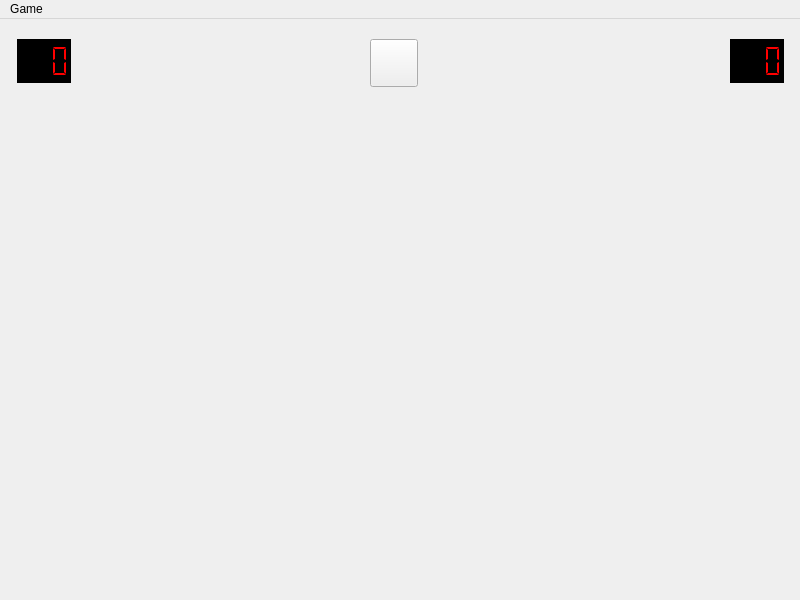
<?xml version="1.0" encoding="UTF-8"?>
<ui version="4.0">
 <class>MineSweeper</class>
 <widget class="QMainWindow" name="MineSweeper">
  <property name="geometry">
   <rect>
    <x>0</x>
    <y>0</y>
    <width>800</width>
    <height>600</height>
   </rect>
  </property>
  <property name="windowTitle">
   <string>MineSweeper</string>
  </property>
  <property name="styleSheet">
   <string notr="true"/>
  </property>
  <widget class="QWidget" name="centralwidget">
   <widget class="QLCDNumber" name="lcdNumber">
    <property name="geometry">
     <rect>
      <x>17</x>
      <y>20</y>
      <width>54</width>
      <height>44</height>
     </rect>
    </property>
    <property name="styleSheet">
     <string notr="true">background-color: rgb(0, 0, 0);
font-size:50;
color: rgb(255, 0, 0);</string>
    </property>
    <property name="digitCount">
     <number>3</number>
    </property>
    <property name="segmentStyle">
     <enum>QLCDNumber::Flat</enum>
    </property>
   </widget>
   <widget class="QLCDNumber" name="lcdNumber_2">
    <property name="geometry">
     <rect>
      <x>730</x>
      <y>20</y>
      <width>54</width>
      <height>44</height>
     </rect>
    </property>
    <property name="styleSheet">
     <string notr="true">background-color: rgb(0, 0, 0);
font-size:50;
color: rgb(255, 0, 0);</string>
    </property>
    <property name="digitCount">
     <number>3</number>
    </property>
    <property name="segmentStyle">
     <enum>QLCDNumber::Flat</enum>
    </property>
   </widget>
   <widget class="QPushButton" name="pushButton">
    <property name="geometry">
     <rect>
      <x>370</x>
      <y>20</y>
      <width>48</width>
      <height>48</height>
     </rect>
    </property>
    <property name="styleSheet">
     <string notr="true">image: url(:/img/face_happy.png);</string>
    </property>
    <property name="text">
     <string/>
    </property>
   </widget>
  </widget>
  <widget class="QMenuBar" name="menubar">
   <property name="geometry">
    <rect>
     <x>0</x>
     <y>0</y>
     <width>800</width>
     <height>25</height>
    </rect>
   </property>
   <widget class="QMenu" name="menuGame">
    <property name="title">
     <string>Game</string>
    </property>
    <addaction name="actionNew"/>
    <addaction name="separator"/>
    <addaction name="actionBeginner"/>
    <addaction name="actionIntermediate"/>
    <addaction name="actionExpert"/>
    <addaction name="actionCustom"/>
   </widget>
   <addaction name="menuGame"/>
  </widget>
  <action name="actionNew">
   <property name="text">
    <string>New</string>
   </property>
   <property name="shortcut">
    <string>F2</string>
   </property>
  </action>
  <action name="actionBeginner">
   <property name="checkable">
    <bool>true</bool>
   </property>
   <property name="checked">
    <bool>true</bool>
   </property>
   <property name="text">
    <string>Beginner</string>
   </property>
  </action>
  <action name="actionIntermediate">
   <property name="checkable">
    <bool>true</bool>
   </property>
   <property name="text">
    <string>Intermediate</string>
   </property>
  </action>
  <action name="actionExpert">
   <property name="checkable">
    <bool>true</bool>
   </property>
   <property name="text">
    <string>Expert</string>
   </property>
  </action>
  <action name="actionCustom">
   <property name="checkable">
    <bool>true</bool>
   </property>
   <property name="text">
    <string>Custom</string>
   </property>
  </action>
 </widget>
 <resources/>
 <connections>
  <connection>
   <sender>actionNew</sender>
   <signal>triggered()</signal>
   <receiver>MineSweeper</receiver>
   <slot>newGame()</slot>
   <hints>
    <hint type="sourcelabel">
     <x>-1</x>
     <y>-1</y>
    </hint>
    <hint type="destinationlabel">
     <x>399</x>
     <y>299</y>
    </hint>
   </hints>
  </connection>
  <connection>
   <sender>actionBeginner</sender>
   <signal>triggered()</signal>
   <receiver>MineSweeper</receiver>
   <slot>beginner()</slot>
   <hints>
    <hint type="sourcelabel">
     <x>-1</x>
     <y>-1</y>
    </hint>
    <hint type="destinationlabel">
     <x>399</x>
     <y>299</y>
    </hint>
   </hints>
  </connection>
  <connection>
   <sender>actionIntermediate</sender>
   <signal>triggered()</signal>
   <receiver>MineSweeper</receiver>
   <slot>intermediate()</slot>
   <hints>
    <hint type="sourcelabel">
     <x>-1</x>
     <y>-1</y>
    </hint>
    <hint type="destinationlabel">
     <x>399</x>
     <y>299</y>
    </hint>
   </hints>
  </connection>
  <connection>
   <sender>actionExpert</sender>
   <signal>triggered()</signal>
   <receiver>MineSweeper</receiver>
   <slot>expert()</slot>
   <hints>
    <hint type="sourcelabel">
     <x>-1</x>
     <y>-1</y>
    </hint>
    <hint type="destinationlabel">
     <x>399</x>
     <y>299</y>
    </hint>
   </hints>
  </connection>
  <connection>
   <sender>actionCustom</sender>
   <signal>triggered()</signal>
   <receiver>MineSweeper</receiver>
   <slot>custom()</slot>
   <hints>
    <hint type="sourcelabel">
     <x>-1</x>
     <y>-1</y>
    </hint>
    <hint type="destinationlabel">
     <x>399</x>
     <y>299</y>
    </hint>
   </hints>
  </connection>
  <connection>
   <sender>pushButton</sender>
   <signal>clicked()</signal>
   <receiver>MineSweeper</receiver>
   <slot>newGame()</slot>
   <hints>
    <hint type="sourcelabel">
     <x>241</x>
     <y>189</y>
    </hint>
    <hint type="destinationlabel">
     <x>399</x>
     <y>299</y>
    </hint>
   </hints>
  </connection>
 </connections>
 <slots>
  <slot>newGame()</slot>
  <slot>beginner()</slot>
  <slot>intermediate()</slot>
  <slot>expert()</slot>
  <slot>custom()</slot>
 </slots>
</ui>
